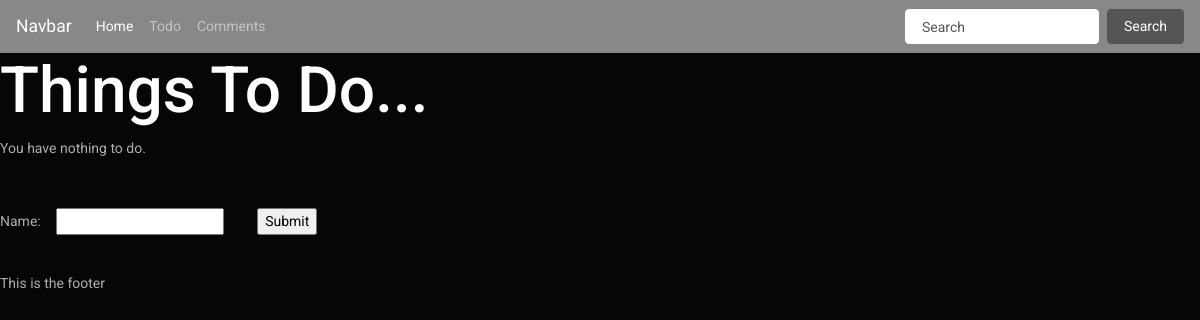
The page /todo/ on the database as committed earlier.
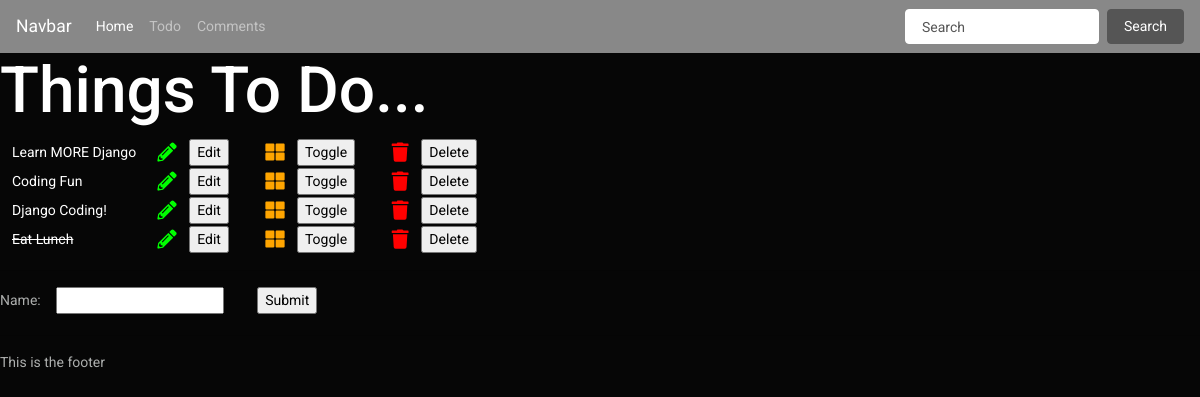
The same page on the database as committed later.
### todoapp/models.py (models this page shows, shortened)
class TodoItem(models.Model):
    name = models.CharField(max_length = 30, blank = False)
    done = models.BooleanField(blank = False, default = False)

### todoapp/views.py (the view)
def get_todo_page(request):
    if request.method == "POST":
        print("POST")
        form = TodoItemForm(request.POST)
        if form.is_valid():
            form.save()
    else:
        print("The GET Method Was Used, Please Change to the POST Method")
    form = TodoItemForm()
    items = TodoItem.objects.all()
    return render(request, "todoapp/index.html", {'items': items, 'form': form})

### todoapp/forms.py
class TodoItemForm(forms.ModelForm):
    class Meta:
        model = TodoItem
        fields = ('name',)

### todoapp/templates/todoapp/index.html (shortened to what this page needs)
{% extends 'home/base.html' %}
{% block content %}
    <h1>Things To Do...</h1>
    <table>
        {% for item in items %}
        <tr>
            {% if item.done %}
            <td><strike>{{ item.name }}</strike></td>
            {% else %}
            <td>{{ item.name }}</td>
            {% endif %}
            <td>
                <form method="POST" action="{% url 'edit_todo' item.id %}">{% csrf_token %}<i class="fas fa-pencil-alt" style="color:Lime" data-fa-transform="grow-6"></i><input type="submit" value="Edit"></form>
            </td>
            <td>
                <form method="POST" action="{% url 'toggle_todo' item.id %}">{% csrf_token %}<i class="fas fa-th-large" style="color:Orange" data-fa-transform="grow-6"></i><input type="submit" value="Toggle"></form>
            </td>
            <td>
                <form method="POST" action="{% url 'delete_todo' item.id %}">{% csrf_token %}<i class="fas fa-trash" style="color:Red" data-fa-transform="grow-6"></i><input type="submit" value="Delete"></form>
            </td>
        </tr>
        {% empty %}
        <p>You have nothing to do.</p>
        {% endfor %}
    </table>
    <hr>
    <form method="POST">
        {{ form }}
        <input type="submit" value="Submit"/>
    </form>
{% endblock content %}

Rows that differ between the two databases and show on the page:
added TodoItem: name "Learn MORE Django"
added TodoItem: name "Coding Fun"
added TodoItem: name "Django Coding!"
added TodoItem: name "Eat Lunch"
Other text that changed with them:
text no longer shown: "You have nothing to do."
